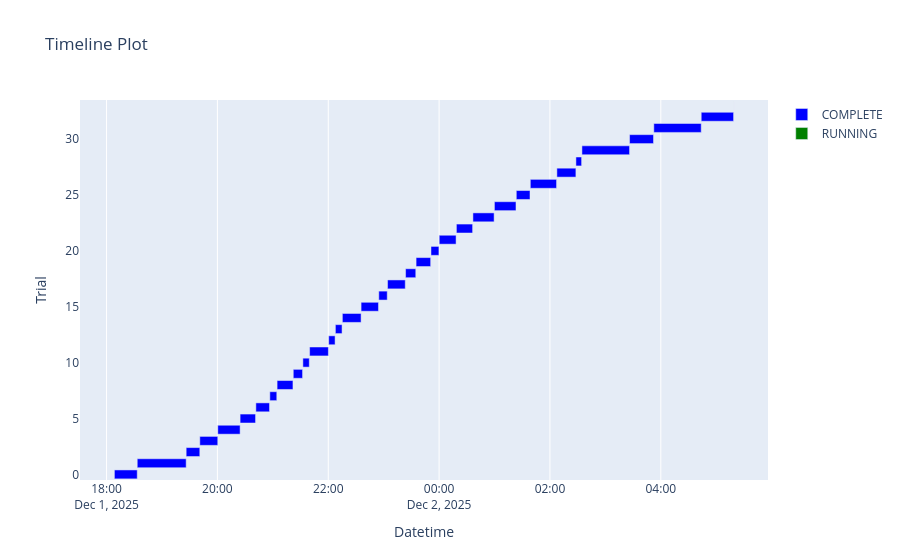

Here is the notebook cell this chart was saved with:
### Code cell
plot_timeline(study)

### Figure 1 — Plotly figure (JSON) as saved in the notebook; plotly's stock layout.template omitted (floating-point values rounded to 4 significant figures)
{"data": [{"base": ["2025-12-01T18:08:29.816887", "2025-12-01T18:33:13.492046", "2025-12-01T19:26:11.502034", "2025-12-01T19:40:57.059920", "2025-12-01T20:00:24.593348", "2025-12-01T20:24:35.142575", "2025-12-01T20:41:38.149090", "2025-12-01T20:56:45.425142", "2025-12-01T21:04:37.781484", "2025-12-01T21:22:08.480414", "2025-12-01T21:32:31.509135", "2025-12-01T21:39:48.669813", "2025-12-01T22:00:29.372350", "2025-12-01T22:07:43.856338", "2025-12-01T22:15:17.155152", "2025-12-01T22:35:33.458211", "2025-12-01T22:54:42.826644", "2025-12-01T23:04:11.731066", "2025-12-01T23:23:42.553186", "2025-12-01T23:35:05.799742", "2025-12-01T23:51:12.623042", "2025-12-02T00:00:08.914297", "2025-12-02T00:18:43.543494", "2025-12-02T00:36:37.169748", "2025-12-02T00:59:53.688470", "2025-12-02T01:23:34.387111", "2025-12-02T01:38:45.440122", "2025-12-02T02:07:29.653589", "2025-12-02T02:28:06.307436", "2025-12-02T02:34:37.120691", "2025-12-02T03:26:11.345150", "2025-12-02T03:52:27.092355", "2025-12-02T04:43:45.843599"], "hovertemplate": "%{text}<extra>COMPLETE</extra>", "marker": {"color": "blue"}, "name": "COMPLETE", "orientation": "h", "text": ["{<br>  \"number\": 0,<br>  \"values\": [<br>    0.4477699398994446<br>  ],<br>  \"params\": {<br>    \"backbone\": \"prithvi_eo_v2_600_tl\",<br>    \"batch_size\": 8,<br>    \"decoder_channels\": 512,<br>    \"lr\": 0.00041917115166952007,<br>    \"weight_decay\": 0.1595857358814127,<br>    \"head_dropout\": 0.010292247147901223,<br>    \"optimizer\": \"AdamW\",<br>    \"use_scheduler\": false,<br>    \"use_class_weights\": false,<br>    \"weight_scale\": 1.1479175279631737,<br>    \"freeze_backbone\": false<br>  }<br>}", "{<br>  \"number\": 1,<br>  \"values\": [<br>    0.564407229423523<br>  ],<br>  \"params\": {<br>    \"backbone\": \"prithvi_eo_v2_600_tl\",<br>    \"batch_size\": 32,<br>    \"decoder_channels\": 512,<br>    \"lr\": 1.3346527038305929e-05,<br>    \"weight_decay\": 0.10769622478263129,<br>    \"head_dropout\": 0.08526206184364576,<br>    \"optimizer\": \"Adam\",<br>    \"use_scheduler\": true,<br>    \"use_class_weights\": false,<br>    \"weight_scale\": 1.1602287406094018,<br>    \"freeze_backbone\": false<br>  }<br>}", "{<br>  \"number\": 2,<br>  \"values\": [<br>    0.11403068900108337<br>  ],<br>  \"params\": {<br>    \"backbone\": \"prithvi_eo_v2_600_tl\",<br>    \"batch_size\": 16,<br>    \"decoder_channels\": 256,<br>    \"lr\": 0.004138851334163268,<br>    \"weight_decay\": 0.20745667656752517,<br>    \"head_dropout\": 0.46974947078209456,<br>    \"optimizer\": \"Adam\",<br>    \"use_scheduler\": false,<br>    \"use_class_weights\": false,<br>    \"weight_scale\": 1.083015934534223,<br>    \"freeze_backbone\": false<br>  }<br>}", "{<br>  \"number\": 3,<br>  \"values\": [<br>    0.5141730308532715<br>  ],<br>  \"params\": {<br>    \"backbone\": \"prithvi_eo_v2_300_tl\",<br>    \"batch_size\": 32,<br>    \"decoder_channels\": 256,<br>    \"lr\": 3.4381725121151744e-05,<br>    \"weight_decay\": 0.010218376758008088,<br>    \"head_dropout\": 0.4077307142274171,<br>    \"optimizer\": \"Adam\",<br>    \"use_scheduler\": false,<br>    \"use_class_weights\": false,<br>    \"weight_scale\": 1.4349471902413369,<br>    \"freeze_backbone\": true<br>  }<br>}", "{<br>  \"number\": 4,<br>  \"values\": [<br>    0.45034289360046387<br>  ],<br>  \"params\": {<br>    \"backbone\": \"prithvi_eo_v2_600_tl\",<br>    \"batch_size\": 32,<br>    \"decoder_channels\": 512,<br>    \"lr\": 0.0011306704080979888,<br>    \"weight_decay\": 0.08986552644007194,<br>    \"head_dropout\": 0.3854835899772805,<br>    \"optimizer\": \"SGD\",<br>    \"use_scheduler\": false,<br>    \"use_class_weights\": false,<br>    \"weight_scale\": 0.97153397161449,<br>    \"freeze_backbone\": false<br>  }<br>}", "{<br>  \"number\": 5,<br>  \"values\": [<br>    0.0<br>  ],<br>  \"params\": {<br>    \"backbone\": \"prithvi_eo_v2_600_tl\",<br>    \"batch_size\": 8,<br>    \"decoder_channels\": 512,<br>    \"lr\": 0.0015173740912703608,<br>    \"weight_decay\": 0.1191609571377583,<br>    \"head_dropout\": 0.43573029509385885,<br>    \"optimizer\": \"Adam\",<br>    \"use_scheduler\": false,<br>    \"use_class_weights\": true,<br>    \"weight_scale\": 0.6650778867915151,<br>    \"freeze_backbone\": false<br>  }<br>}", "{<br>  \"number\": 6,<br>  \"values\": [<br>    0.0<br>  ],<br>  \"params\": {<br>    \"backbone\": \"prithvi_eo_v2_600_tl\",<br>    \"batch_size\": 16,<br>    \"decoder_channels\": 512,<br>    \"lr\": 0.003506590142868786,<br>    \"weight_decay\": 0.035408871584750555,<br>    \"head_dropout\": 0.25939531087168305,<br>    \"optimizer\": \"Adam\",<br>    \"use_scheduler\": true,<br>    \"use_class_weights\": true,<br>    \"weight_scale\": 0.9272607415662014,<br>    \"freeze_backbone\": false<br>  }<br>}", "{<br>  \"number\": 7,<br>  \"values\": [<br>    0.0<br>  ],<br>  \"params\": {<br>    \"backbone\": \"prithvi_eo_v2_300_tl\",<br>    \"batch_size\": 16,<br>    \"decoder_channels\": 512,<br>    \"lr\": 4.5009057333500464e-05,<br>    \"weight_decay\": 0.13865582968261486,<br>    \"head_dropout\": 0.3808098076643588,<br>    \"optimizer\": \"SGD\",<br>    \"use_scheduler\": false,<br>    \"use_class_weights\": true,<br>    \"weight_scale\": 1.752953743383857,<br>    \"freeze_backbone\": true<br>  }<br>}", "{<br>  \"number\": 8,<br>  \"values\": [<br>    0.0<br>  ],<br>  \"params\": {<br>    \"backbone\": \"prithvi_eo_v2_600_tl\",<br>    \"batch_size\": 8,<br>    \"decoder_channels\": 256,<br>    \"lr\": 0.0007325212536639256,<br>    \"weight_decay\": 0.04539957141179767,<br>    \"head_dropout\": 0.46836499436836726,<br>    \"optimizer\": \"SGD\",<br>    \"use_scheduler\": true,<br>    \"use_class_weights\": false,<br>    \"weight_scale\": 1.7258333003018238,<br>    \"freeze_backbone\": true<br>  }<br>}", "{<br>  \"number\": 9,<br>  \"values\": [<br>    0.0<br>  ],<br>  \"params\": {<br>    \"backbone\": \"prithvi_eo_v2_300_tl\",<br>    \"batch_size\": 16,<br>    \"decoder_channels\": 512,<br>    \"lr\": 0.0026379932636004812,<br>    \"weight_decay\": 0.32146465264678453,<br>    \"head_dropout\": 0.38993777292881193,<br>    \"optimizer\": \"AdamW\",<br>    \"use_scheduler\": true,<br>    \"use_class_weights\": false,<br>    \"weight_scale\": 1.4952526536620838,<br>    \"freeze_backbone\": false<br>  }<br>}", "{<br>  \"number\": 10,<br>  \"values\": [<br>    0.0<br>  ],<br>  \"params\": {<br>    \"backbone\": \"prithvi_eo_v2_300_tl\",<br>    \"batch_size\": 32,<br>    \"decoder_channels\": 128,<br>    \"lr\": 1.118094634796075e-05,<br>    \"weight_decay\": 0.43453519274744695,<br>    \"head_dropout\": 0.01936259998059145,<br>    \"optimizer\": \"Adam\",<br>    \"use_scheduler\": true,<br>    \"use_class_weights\": true,<br>    \"weight_scale\": 0.518466754347406,<br>    \"freeze_backbone\": true<br>  }<br>}", "{<br>  \"number\": 11,<br>  \"values\": [<br>    0.0<br>  ],<br>  \"params\": {<br>    \"backbone\": \"prithvi_eo_v2_300_tl\",<br>    \"batch_size\": 32,<br>    \"decoder_channels\": 256,<br>    \"lr\": 5.10343496088175e-05,<br>    \"weight_decay\": 0.010815851413847683,<br>    \"head_dropout\": 0.13309636226775867,<br>    \"optimizer\": \"Adam\",<br>    \"use_scheduler\": true,<br>    \"use_class_weights\": false,<br>    \"weight_scale\": 1.402965039888299,<br>    \"freeze_backbone\": true<br>  }<br>}", "{<br>  \"number\": 12,<br>  \"values\": [<br>    0.0<br>  ],<br>  \"params\": {<br>    \"backbone\": \"prithvi_eo_v2_300_tl\",<br>    \"batch_size\": 32,<br>    \"decoder_channels\": 128,<br>    \"lr\": 1.2321037971630439e-05,<br>    \"weight_decay\": 0.010231136613013921,<br>    \"head_dropout\": 0.2562346113041994,<br>    \"optimizer\": \"Adam\",<br>    \"use_scheduler\": true,<br>    \"use_class_weights\": false,<br>    \"weight_scale\": 1.394536842204793,<br>    \"freeze_backbone\": true<br>  }<br>}", "{<br>  \"number\": 13,<br>  \"values\": [<br>    0.0<br>  ],<br>  \"params\": {<br>    \"backbone\": \"prithvi_eo_v2_300_tl\",<br>    \"batch_size\": 32,<br>    \"decoder_channels\": 256,<br>    \"lr\": 5.9855574394009e-05,<br>    \"weight_decay\": 0.02306556087280316,<br>    \"head_dropout\": 0.16202536214129795,<br>    \"optimizer\": \"Adam\",<br>    \"use_scheduler\": false,<br>    \"use_class_weights\": false,<br>    \"weight_scale\": 1.556425198810641,<br>    \"freeze_backbone\": true<br>  }<br>}", "{<br>  \"number\": 14,<br>  \"values\": [<br>    0.49412381649017334<br>  ],<br>  \"params\": {<br>    \"backbone\": \"prithvi_eo_v2_600_tl\",<br>    \"batch_size\": 32,<br>    \"decoder_channels\": 256,<br>    \"lr\": 2.4977860013662883e-05,<br>    \"weight_decay\": 0.06132144503210697,<br>    \"head_dropout\": 0.1272105724774145,<br>    \"optimizer\": \"Adam\",<br>    \"use_scheduler\": false,<br>    \"use_class_weights\": false,<br>    \"weight_scale\": 1.965899698392617,<br>    \"freeze_backbone\": false<br>  }<br>}", "{<br>  \"number\": 15,<br>  \"values\": [<br>    0.0<br>  ],<br>  \"params\": {<br>    \"backbone\": \"prithvi_eo_v2_300_tl\",<br>    \"batch_size\": 32,<br>    \"decoder_channels\": 128,<br>    \"lr\": 0.0001941946707535072,<br>    \"weight_decay\": 0.020462918834835253,<br>    \"head_dropout\": 0.32857265216378073,<br>    \"optimizer\": \"AdamW\",<br>    \"use_scheduler\": true,<br>    \"use_class_weights\": false,<br>    \"weight_scale\": 0.8335195353516914,<br>    \"freeze_backbone\": true<br>  }<br>}", "{<br>  \"number\": 16,<br>  \"values\": [<br>    0.0<br>  ],<br>  \"params\": {<br>    \"backbone\": \"prithvi_eo_v2_600_tl\",<br>    \"batch_size\": 32,<br>    \"decoder_channels\": 256,<br>    \"lr\": 0.00011446964950771402,<br>    \"weight_decay\": 0.06618813549882338,<br>    \"head_dropout\": 0.06900620887939482,<br>    \"optimizer\": \"Adam\",<br>    \"use_scheduler\": false,<br>    \"use_class_weights\": false,<br>    \"weight_scale\": 1.288690757300528,<br>    \"freeze_backbone\": true<br>  }<br>}", "{<br>  \"number\": 17,<br>  \"values\": [<br>    0.0<br>  ],<br>  \"params\": {<br>    \"backbone\": \"prithvi_eo_v2_300_tl\",<br>    \"batch_size\": 32,<br>    \"decoder_channels\": 256,<br>    \"lr\": 2.23393516335678e-05,<br>    \"weight_decay\": 0.022974029677979374,<br>    \"head_dropout\": 0.18973028109067683,<br>    \"optimizer\": \"Adam\",<br>    \"use_scheduler\": true,<br>    \"use_class_weights\": false,<br>    \"weight_scale\": 1.2317590243438072,<br>    \"freeze_backbone\": false<br>  }<br>}", "{<br>  \"number\": 18,<br>  \"values\": [<br>    0.0<br>  ],<br>  \"params\": {<br>    \"backbone\": \"prithvi_eo_v2_300_tl\",<br>    \"batch_size\": 32,<br>    \"decoder_channels\": 512,<br>    \"lr\": 0.00011053515666551402,<br>    \"weight_decay\": 0.2333326596857208,<br>    \"head_dropout\": 0.30294233014065375,<br>    \"optimizer\": \"AdamW\",<br>    \"use_scheduler\": false,<br>    \"use_class_weights\": true,<br>    \"weight_scale\": 1.660003911923529,<br>    \"freeze_backbone\": true<br>  }<br>}", "{<br>  \"number\": 19,<br>  \"values\": [<br>    0.0<br>  ],<br>  \"params\": {<br>    \"backbone\": \"prithvi_eo_v2_600_tl\",<br>    \"batch_size\": 8,<br>    \"decoder_channels\": 128,<br>    \"lr\": 2.1678401885653227e-05,<br>    \"weight_decay\": 0.039183753660176734,<br>    \"head_dropout\": 0.2035870249124567,<br>    \"optimizer\": \"SGD\",<br>    \"use_scheduler\": true,<br>    \"use_class_weights\": false,<br>    \"weight_scale\": 1.9157987030464319,<br>    \"freeze_backbone\": false<br>  }<br>}", "{<br>  \"number\": 20,<br>  \"values\": [<br>    0.0<br>  ],<br>  \"params\": {<br>    \"backbone\": \"prithvi_eo_v2_300_tl\",<br>    \"batch_size\": 32,<br>    \"decoder_channels\": 512,<br>    \"lr\": 3.2484177974442796e-05,<br>    \"weight_decay\": 0.09936314336512823,<br>    \"head_dropout\": 0.08223528139368916,<br>    \"optimizer\": \"Adam\",<br>    \"use_scheduler\": false,<br>    \"use_class_weights\": false,<br>    \"weight_scale\": 1.302027462649905,<br>    \"freeze_backbone\": true<br>  }<br>}", "{<br>  \"number\": 21,<br>  \"values\": [<br>    0.0<br>  ],<br>  \"params\": {<br>    \"backbone\": \"prithvi_eo_v2_600_tl\",<br>    \"batch_size\": 32,<br>    \"decoder_channels\": 256,<br>    \"lr\": 1.7645367009686884e-05,<br>    \"weight_decay\": 0.06463801063176616,<br>    \"head_dropout\": 0.10646478371824658,<br>    \"optimizer\": \"Adam\",<br>    \"use_scheduler\": false,<br>    \"use_class_weights\": false,<br>    \"weight_scale\": 1.9870572184717097,<br>    \"freeze_backbone\": false<br>  }<br>}", "{<br>  \"number\": 22,<br>  \"values\": [<br>    0.0<br>  ],<br>  \"params\": {<br>    \"backbone\": \"prithvi_eo_v2_600_tl\",<br>    \"batch_size\": 32,<br>    \"decoder_channels\": 256,<br>    \"lr\": 8.841752931942829e-05,<br>    \"weight_decay\": 0.015028990882448946,<br>    \"head_dropout\": 0.048077274210712256,<br>    \"optimizer\": \"Adam\",<br>    \"use_scheduler\": false,<br>    \"use_class_weights\": false,<br>    \"weight_scale\": 1.8569794574280238,<br>    \"freeze_backbone\": false<br>  }<br>}", "{<br>  \"number\": 23,<br>  \"values\": [<br>    0.0<br>  ],<br>  \"params\": {<br>    \"backbone\": \"prithvi_eo_v2_600_tl\",<br>    \"batch_size\": 32,<br>    \"decoder_channels\": 256,<br>    \"lr\": 3.145843780503082e-05,<br>    \"weight_decay\": 0.05492476796591759,<br>    \"head_dropout\": 0.13765935667405135,<br>    \"optimizer\": \"Adam\",<br>    \"use_scheduler\": false,<br>    \"use_class_weights\": false,<br>    \"weight_scale\": 1.57799261194232,<br>    \"freeze_backbone\": false<br>  }<br>}", "{<br>  \"number\": 24,<br>  \"values\": [<br>    0.0<br>  ],<br>  \"params\": {<br>    \"backbone\": \"prithvi_eo_v2_600_tl\",<br>    \"batch_size\": 32,<br>    \"decoder_channels\": 256,<br>    \"lr\": 1.0040408043174648e-05,<br>    \"weight_decay\": 0.08620707899139025,<br>    \"head_dropout\": 0.21137225211208063,<br>    \"optimizer\": \"Adam\",<br>    \"use_scheduler\": false,<br>    \"use_class_weights\": false,<br>    \"weight_scale\": 1.0978569539148302,<br>    \"freeze_backbone\": false<br>  }<br>}", "{<br>  \"number\": 25,<br>  \"values\": [<br>    0.0<br>  ],<br>  \"params\": {<br>    \"backbone\": \"prithvi_eo_v2_600_tl\",<br>    \"batch_size\": 32,<br>    \"decoder_channels\": 256,<br>    \"lr\": 0.00022309840089248744,<br>    \"weight_decay\": 0.1890902827360477,<br>    \"head_dropout\": 0.3091676593292739,<br>    \"optimizer\": \"Adam\",<br>    \"use_scheduler\": false,<br>    \"use_class_weights\": false,<br>    \"weight_scale\": 0.7677901910322105,<br>    \"freeze_backbone\": false<br>  }<br>}", "{<br>  \"number\": 26,<br>  \"values\": [<br>    0.0<br>  ],<br>  \"params\": {<br>    \"backbone\": \"prithvi_eo_v2_600_tl\",<br>    \"batch_size\": 32,<br>    \"decoder_channels\": 256,<br>    \"lr\": 1.9052765514747644e-05,<br>    \"weight_decay\": 0.031844868196312714,<br>    \"head_dropout\": 0.0951816866030457,<br>    \"optimizer\": \"Adam\",<br>    \"use_scheduler\": true,<br>    \"use_class_weights\": true,<br>    \"weight_scale\": 1.811588371600965,<br>    \"freeze_backbone\": false<br>  }<br>}", "{<br>  \"number\": 27,<br>  \"values\": [<br>    0.4674537777900696<br>  ],<br>  \"params\": {<br>    \"backbone\": \"prithvi_eo_v2_600_tl\",<br>    \"batch_size\": 32,<br>    \"decoder_channels\": 256,<br>    \"lr\": 3.570960636769658e-05,<br>    \"weight_decay\": 0.014737596737896886,<br>    \"head_dropout\": 0.1571580651481883,<br>    \"optimizer\": \"Adam\",<br>    \"use_scheduler\": false,<br>    \"use_class_weights\": false,<br>    \"weight_scale\": 1.4264364625870383,<br>    \"freeze_backbone\": false<br>  }<br>}", "{<br>  \"number\": 28,<br>  \"values\": [<br>    0.0<br>  ],<br>  \"params\": {<br>    \"backbone\": \"prithvi_eo_v2_300_tl\",<br>    \"batch_size\": 8,<br>    \"decoder_channels\": 128,<br>    \"lr\": 1.740424305524522e-05,<br>    \"weight_decay\": 0.02986468708115565,<br>    \"head_dropout\": 0.04346147162475268,<br>    \"optimizer\": \"SGD\",<br>    \"use_scheduler\": true,<br>    \"use_class_weights\": false,<br>    \"weight_scale\": 1.6420682586592452,<br>    \"freeze_backbone\": true<br>  }<br>}", "{<br>  \"number\": 29,<br>  \"values\": [<br>    0.587506890296936<br>  ],<br>  \"params\": {<br>    \"backbone\": \"prithvi_eo_v2_600_tl\",<br>    \"batch_size\": 16,<br>    \"decoder_channels\": 512,<br>    \"lr\": 7.376060300541398e-05,<br>    \"weight_decay\": 0.2965101652252043,<br>    \"head_dropout\": 0.49930071759441763,<br>    \"optimizer\": \"AdamW\",<br>    \"use_scheduler\": false,<br>    \"use_class_weights\": false,<br>    \"weight_scale\": 1.1823048373425205,<br>    \"freeze_backbone\": false<br>  }<br>}", "{<br>  \"number\": 30,<br>  \"values\": [<br>    0.0<br>  ],<br>  \"params\": {<br>    \"backbone\": \"prithvi_eo_v2_600_tl\",<br>    \"batch_size\": 16,<br>    \"decoder_channels\": 512,<br>    \"lr\": 0.0003247577828740024,<br>    \"weight_decay\": 0.2911186216544595,<br>    \"head_dropout\": 0.42833204716967554,<br>    \"optimizer\": \"AdamW\",<br>    \"use_scheduler\": false,<br>    \"use_class_weights\": false,<br>    \"weight_scale\": 1.1739060147912714,<br>    \"freeze_backbone\": false<br>  }<br>}", "{<br>  \"number\": 31,<br>  \"values\": [<br>    0.582693338394165<br>  ],<br>  \"params\": {<br>    \"backbone\": \"prithvi_eo_v2_600_tl\",<br>    \"batch_size\": 16,<br>    \"decoder_channels\": 512,<br>    \"lr\": 7.112217363560291e-05,<br>    \"weight_decay\": 0.4544126575931323,<br>    \"head_dropout\": 0.4909930192129244,<br>    \"optimizer\": \"AdamW\",<br>    \"use_scheduler\": false,<br>    \"use_class_weights\": false,<br>    \"weight_scale\": 1.0042531088043154,<br>    \"freeze_backbone\": false<br>  }<br>}", "{<br>  \"number\": 32,<br>  \"values\": [<br>    0.5638597011566162<br>  ],<br>  \"params\": {<br>    \"backbone\": \"prithvi_eo_v2_600_tl\",<br>    \"batch_size\": 16,<br>    \"decoder_channels\": 512,<br>    \"lr\": 6.420692083460406e-05,<br>    \"weight_decay\": 0.46338398001986736,<br>    \"head_dropout\": 0.4973578607251523,<br>    \"optimizer\": \"AdamW\",<br>    \"use_scheduler\": false,<br>    \"use_class_weights\": false,<br>    \"weight_scale\": 1.0405571405499279,<br>    \"freeze_backbone\": false<br>  }<br>}"], "textposition": "none", "type": "bar", "x": [1483000.0, 3178000.0, 885300.0, 1167000.0, 1450000.0, 1003000.0, 886900.0, 452000.0, 1030000.0, 602700.0, 416800.0, 1220000.0, 414200.0, 433000.0, 1216000.0, 1129000.0, 548600.0, 1150000.0, 662900.0, 946500.0, 516000.0, 1094000.0, 1053000.0, 1376000.0, 1400000.0, 890700.0, 1704000.0, 1236000.0, 370500.0, 3094000.0, 1555000.0, 3078000.0, 2102000.0], "y": [0, 1, 2, 3, 4, 5, 6, 7, 8, 9, 10, 11, 12, 13, 14, 15, 16, 17, 18, 19, 20, 21, 22, 23, 24, 25, 26, 27, 28, 29, 30, 31, 32]}, {"base": ["2025-12-02T05:18:48.229868"], "hovertemplate": "%{text}<extra>RUNNING</extra>", "marker": {"color": "green"}, "name": "RUNNING", "orientation": "h", "text": ["{<br>  \"number\": 33,<br>  \"values\": null,<br>  \"params\": {<br>    \"backbone\": \"prithvi_eo_v2_600_tl\",<br>    \"batch_size\": 16,<br>    \"decoder_channels\": 512,<br>    \"lr\": 0.00013974402841501746,<br>    \"weight_decay\": 0.46202942510642525,<br>    \"head_dropout\": 0.49781697042949996,<br>    \"optimizer\": \"AdamW\",<br>    \"use_scheduler\": false,<br>    \"use_class_weights\": false,<br>    \"weight_scale\": 1.0147075362545306,<br>    \"freeze_backbone\": false<br>  }<br>}"], "textposition": "none", "type": "bar", "x": [683.8], "y": [33]}], "layout": {"autosize": true, "showlegend": true, "title": {"text": "Timeline Plot"}, "xaxis": {"autorange": true, "range": ["2025-12-01 17:31:15.4226", "2025-12-02 05:56:03.308"], "title": {"text": "Datetime"}, "type": "date"}, "yaxis": {"autorange": true, "range": [-0.5, 33.5], "title": {"text": "Trial"}, "type": "linear"}}}
